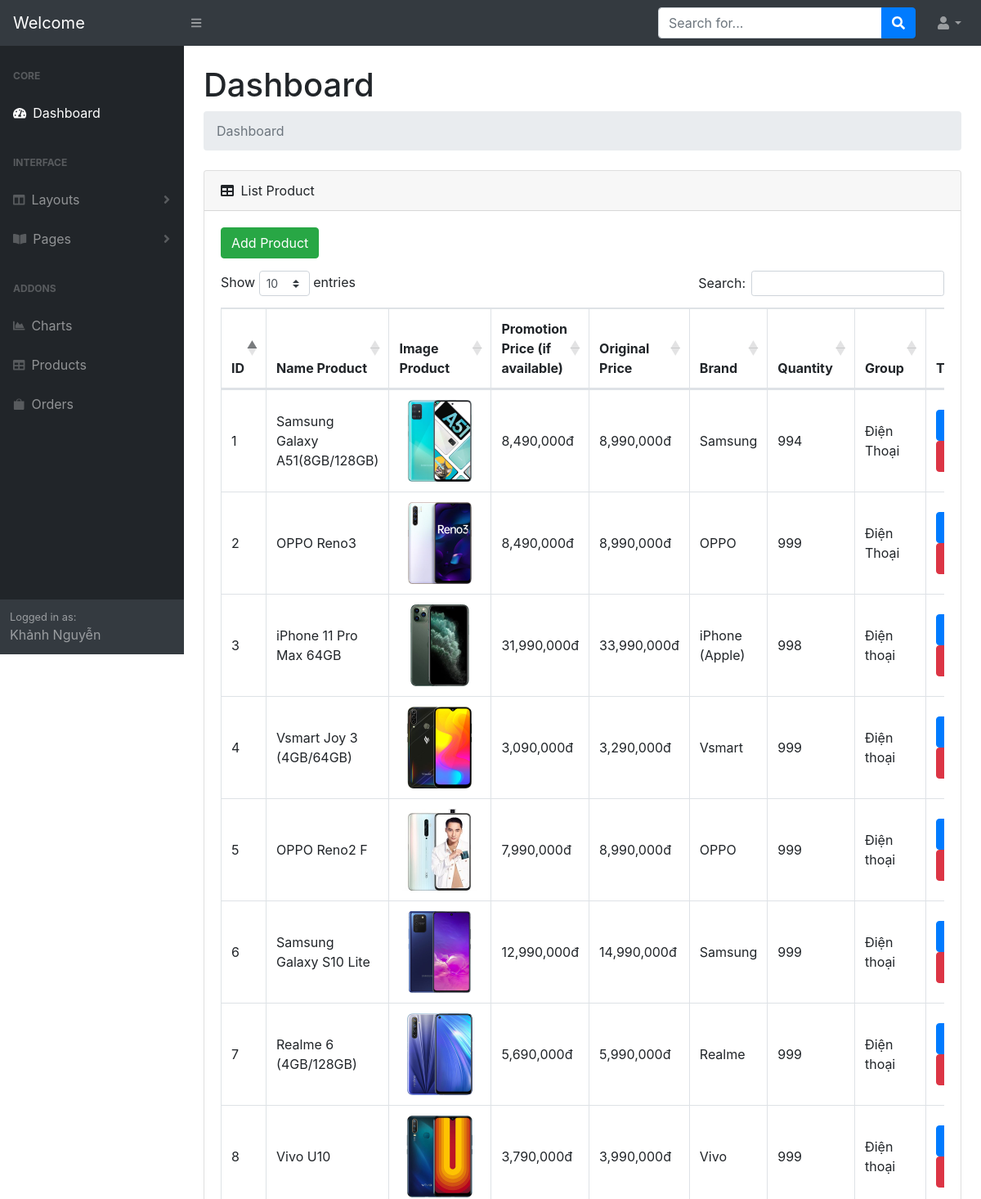
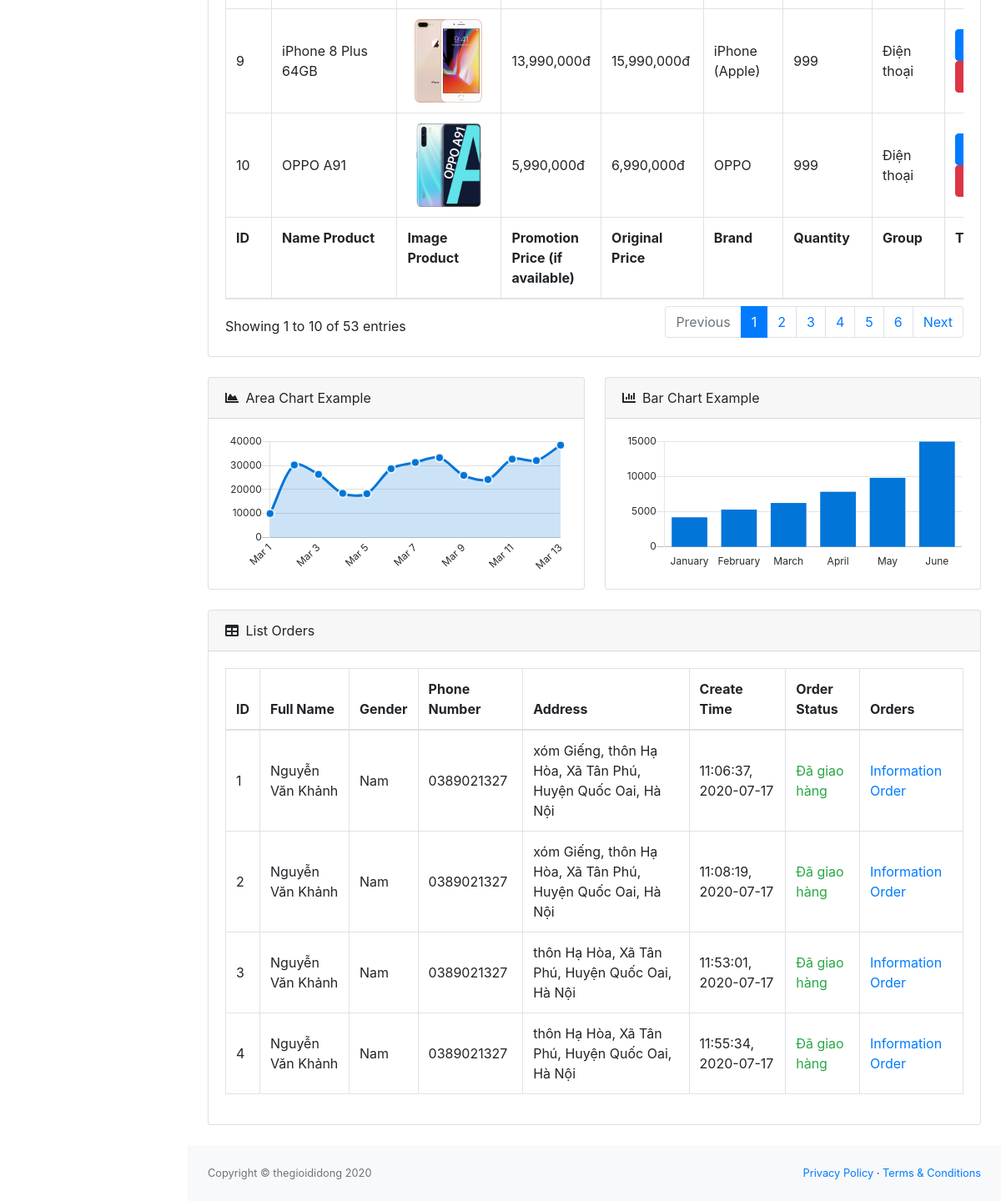
The page /login/admin/dist/index.php on the database as committed earlier (2 pictures, top to bottom).
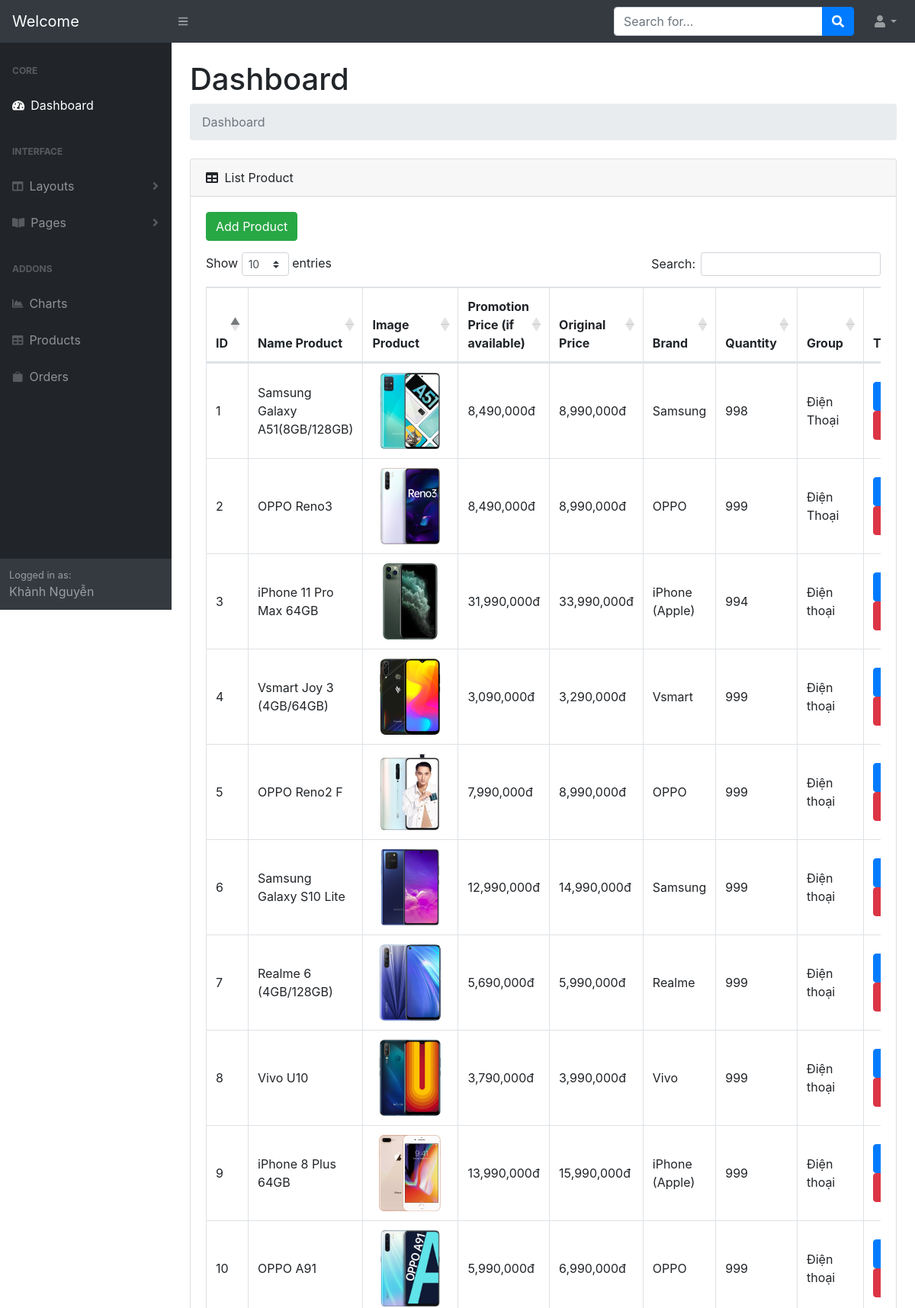
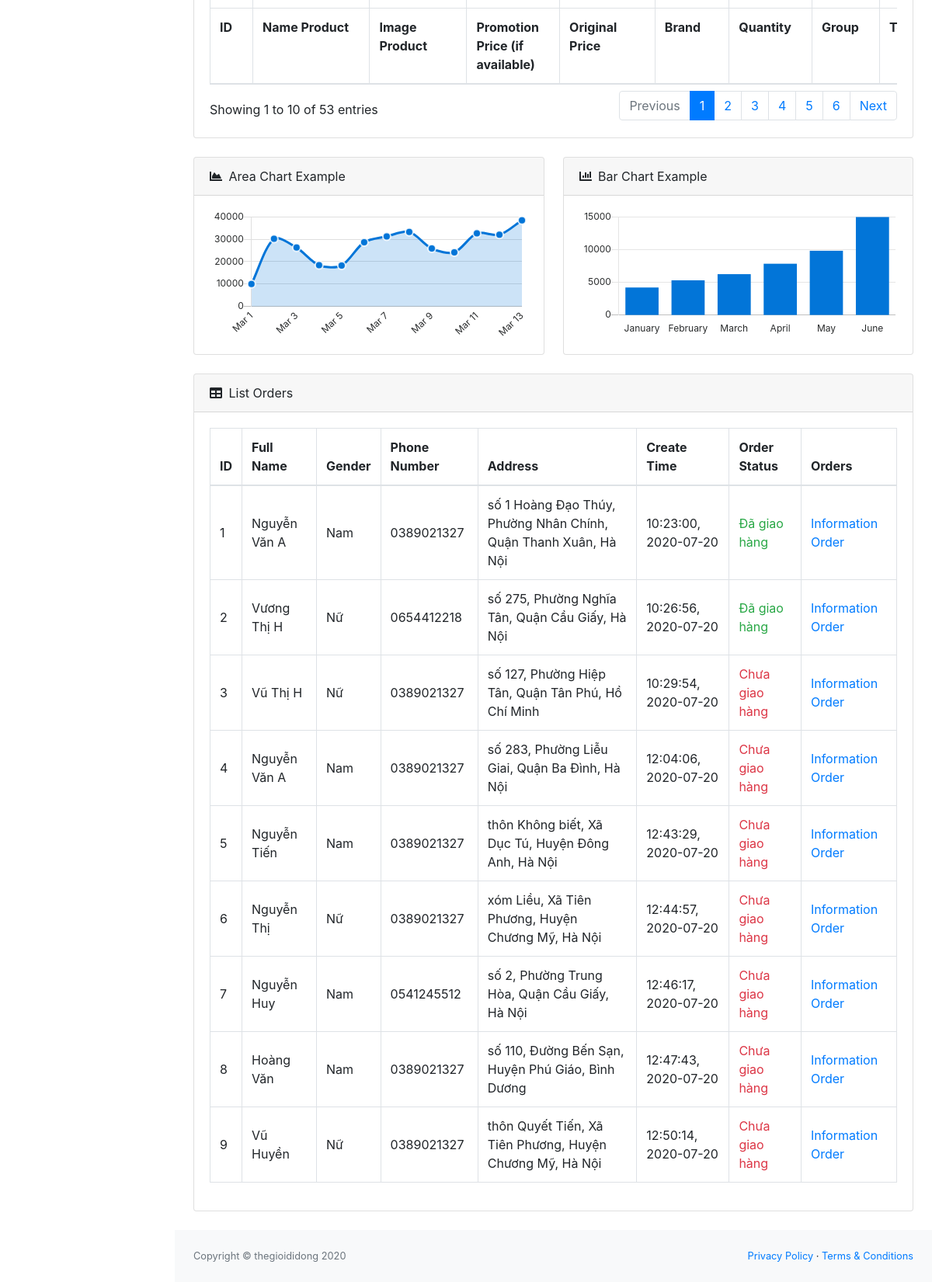
The same page on the database as committed later (2 pictures, top to bottom).
### tables this page shows
CREATE TABLE `product` (
  `ProductId` int(11) NOT NULL,
  `ProductName` varchar(225) DEFAULT NULL,
  `ProductImage` varchar(225) DEFAULT NULL,
  `PriceCurrent` int(11) DEFAULT NULL,
  `PricePromo` varchar(225) DEFAULT NULL,
  `Brand` varchar(225) DEFAULT NULL,
  `Quantity` int(11) DEFAULT NULL,
  `GroupProduct` varchar(50) NOT NULL,
  `folder` varchar(50) NOT NULL
);

CREATE TABLE `customer` (
  `CustomID` int(11) NOT NULL,
  `FullName` varchar(225) DEFAULT NULL,
  `Gender` varchar(10) DEFAULT NULL,
  `PhoneNumber` int(11) DEFAULT NULL,
  `Email` varchar(50) DEFAULT NULL,
  `Address` varchar(225) DEFAULT NULL,
  `NoteCart` varchar(225) NOT NULL,
  `TotalPay` int(11) NOT NULL,
  `CreateTime` varchar(225) NOT NULL,
  `Status` tinyint(1) NOT NULL
);

### libs/function.php (called while the page is built, shortened)
<?php
	global $conn;
	function show_all(){
		global $conn;
		$sql = 'SELECT * FROM product';
		$query = mysqli_query($conn, $sql);
		$result = array();
		if($query) {
			while($row = mysqli_fetch_assoc($query)){
				$result[] = $row;
			}
		}
		return $result;
	}
	function info_orders(){
		global $conn;
		$sql = "SELECT * FROM customer";
		$query = mysqli_query($conn, $sql);
		$result = array();
		if($query) {
			while($row = mysqli_fetch_assoc($query)){
				$result[] = $row;
			}
		}
		return $result;
	}
?>

### login/admin/dist/index.php (the view, shortened to what this page needs)
<?php
    require'../../../libs/function.php';
    $orders = info_orders();
    $product = show_all();
?>
<!DOCTYPE html>
<html lang="vi">
    <head>
        <link href="css/styles.css" rel="stylesheet" />
        <link href="https://cdn.datatables.net/1.10.20/css/dataTables.bootstrap4.min.css" rel="stylesheet" />
    </head>
    <body class="sb-nav-fixed">
        <nav class="sb-topnav navbar navbar-expand navbar-dark bg-dark">
            <a class="navbar-brand" href="index.php">Welcome</a>
            <button class="btn btn-link btn-sm order-1 order-lg-0" id="sidebarToggle" href="#"><i class="fas fa-bars"></i></button>
            <form class="d-none d-md-inline-block form-inline ml-auto mr-0 mr-md-3 my-2 my-md-0">
                <div class="input-group">
                    <input class="form-control" type="text" placeholder="Search for..." aria-label="Search" aria-describedby="basic-addon2" />
                    <div class="input-group-append">
                        <button class="btn btn-primary" type="button"><i class="fas fa-search"></i></button>
                    </div>
                </div>
            </form>
            <ul class="navbar-nav ml-auto ml-md-0">
                <li class="nav-item dropdown">
                    <a class="nav-link dropdown-toggle" id="userDropdown" href="#" role="button" data-toggle="dropdown" aria-haspopup="true" aria-expanded="false"><i class="fas fa-user fa-fw"></i></a>
                </li>
            </ul>
        </nav>
        <div id="layoutSidenav">
            <div id="layoutSidenav_nav">
                <nav class="sb-sidenav accordion sb-sidenav-dark" id="sidenavAccordion">
                    <div class="sb-sidenav-menu">
                        <div class="nav">
                            <div class="sb-sidenav-menu-heading">Core</div>
                            <a class="nav-link" href="index.php">
                                <div class="sb-nav-link-icon"><i class="fas fa-tachometer-alt"></i></div>
                                Dashboard
                            </a>
                            <div class="sb-sidenav-menu-heading">Interface</div>
                            <a class="nav-link collapsed" href="#" data-toggle="collapse" data-target="#collapseLayouts" aria-expanded="false" aria-controls="collapseLayouts">
                                <div class="sb-nav-link-icon"><i class="fas fa-columns"></i></div>
                                Layouts
                                <div class="sb-sidenav-collapse-arrow"><i class="fas fa-angle-down"></i></div>
                            </a>
                            <a class="nav-link collapsed" href="#" data-toggle="collapse" data-target="#collapsePages" aria-expanded="false" aria-controls="collapsePages">
                                <div class="sb-nav-link-icon"><i class="fas fa-book-open"></i></div>
                                Pages
                                <div class="sb-sidenav-collapse-arrow"><i class="fas fa-angle-down"></i></div>
                            </a>
                            <div class="sb-sidenav-menu-heading">Addons</div>
                            <a class="nav-link" href="charts.php">
                                <div class="sb-nav-link-icon"><i class="fas fa-chart-area"></i></div>
                                Charts
                            </a>
                            <a class="nav-link" href="tables.php">
                                <div class="sb-nav-link-icon"><i class="fas fa-table"></i></div>
                                Products
                            </a>
                            <a class="nav-link" href="orders.php">
                                <div class="sb-nav-link-icon" style="display: flex">
                                    <svg width="1em" height="1em" viewBox="0 0 16 16" class="bi bi-bag-fill" fill="currentColor" xmlns="http://www.w3.org/2000/svg">
                                        <path d="M1 4h14v10a2 2 0 0 1-2 2H3a2 2 0 0 1-2-2V4zm7-2.5A2.5 2.5 0 0 0 5.5 4h-1a3.5 3.5 0 1 1 7 0h-1A2.5 2.5 0 0 0 8 1.5z"/>
                                    </svg>
                                </div>
                               Orders
                            </a>
                        </div>
                    </div>
                    <div class="sb-sidenav-footer">
                        <div class="small">Logged in as:</div>
                        Khảnh Nguyễn
                    </div>
                </nav>
            </div>
            <div id="layoutSidenav_content">
                <main>
                    <div class="container-fluid">
                        <h1 class="mt-4">Dashboard</h1>
                        <ol class="breadcrumb mb-4">
                            <li class="breadcrumb-item active">Dashboard</li>
                        </ol>
                        <div class="card mb-4">
                            <div class="card-header">
                                <i class="fas fa-table mr-1"></i>
                                List Product
                            </div>
                            <div class="card-body">
                                <div class="table-responsive">
                                    <div style="margin-bottom: 15px;">
                                        <a class="btn btn-success" href="add-product.php" class="add">Add Product</a>
                                    </div>
                                    <table class="table table-bordered" id="dataTable" width="100%" cellspacing="0">
                                        <thead>
                                            <tr>
                                                <th>ID</th>
                                                <th>Name Product</th>
                                                <th>Image Product</th>
                                                <th>Promotion Price (if available)</th>
                                                <th>Original Price </th>
                                                <th>Brand</th>
                                                <th>Quantity</th>
                                                <th>Group</th>
                                                <th>Tool</th>
                                            </tr>
                                        </thead>
                                        <tfoot>
                                            <tr>
                                                <th>ID</th>
                                                <th>Name Product</th>
                                                <th>Image Product</th>
                                                <th>Promotion Price (if available)</th>
                                                <th>Original Price </th>
                                                <th>Brand</th>
                                                <th>Quantity</th>
                                                <th>Group</th>
                                                <th>Tool</th>
                                            </tr>
                                        </tfoot>
                                        <tbody>
                                            <tr>
                                                <?php
                                                    foreach ($product as $item) {?>
                                                <td><?php echo $item['ProductId']; ?></td>
                                                <td class="name"><?php echo $item['ProductName']; ?></td>
                                                <td><img src="<?php echo '../../../'.$item['ProductImage']; ?>" height="100"></td>
                                                <td class="price"><?php echo number_format($item['PricePromo']); ?>đ</td>
                                                <td class="price old"><?php echo number_format($item['PriceCurrent']); ?>đ</td>
                                                <td class="brand"><?php echo $item['Brand']; ?></td>
                                                <td><?php echo $item['Quantity']; ?></td>
                                                <td class="group"><?php echo $item['GroupProduct']; ?></td>
                                                <td>
                                                    <a class="btn btn-primary" href="edit-product.php?id=<?php echo $item['ProductId'];?>">Edit</a>
                                                    <a class="btn btn-danger" href="../delete-product.php?id=<?php echo $item['ProductId'];?>" onclick="return confirm('Xóa sản phẩm ?')">Delete</a>
                                                </td>
                                            </tr>
                                                <?php } ?>
                                        </tbody>
                                    </table>
                                </div>
                            </div>
                        </div>
                        <div class="row">
                            <div class="col-xl-6">
                                <div class="card mb-4">
                                    <div class="card-header">
                                        <i class="fas fa-chart-area mr-1"></i>
                                        Area Chart Example
                                    </div>
                                    <div class="card-body"><canvas id="myAreaChart" width="100%" height="40"></canvas></div>
                                </div>
                            </div>
                            <div class="col-xl-6">
                                <div class="card mb-4">
                                    <div class="card-header">
                                        <i class="fas fa-chart-bar mr-1"></i>
                                        Bar Chart Example
                                    </div>
                                    <div class="card-body"><canvas id="myBarChart" width="100%" height="40"></canvas></div>
                                </div>
                            </div>
                        </div>
                        <div class="card mb-4">
                            <div class="card-header">
                                <i class="fas fa-table mr-1"></i>
                                List Orders
                            </div>
                            <div class="card-body">
                                <div class="table-responsive">
                                    <table class="table table-bordered" width="100%" cellspacing="0">
                                        <thead>
                                            <tr>
                                                <th>ID</th>
                                                <th>Full Name</th>
                                                <th>Gender</th>
                                                <th>Phone Number</th>
                                                <th>Address </th>
                                                <th>Create Time </th>
                                                <th>Order Status</th>
                                                <th>Orders</th>
                                            </tr>
                                        </thead>
                                        <tbody>
                                            <tr class="data-notnull">
                                                <?php
                                                    foreach ($orders as $data) {?>
                                                <td class="CustomID"><?php echo $data['CustomID']; ?></td>
                                                <td><?php echo $data['FullName']; ?></td>
                                                <td><?php echo $data['Gender']; ?></td>
                                                <td>0<?php echo $data['PhoneNumber']; ?></td>
                                                <td><?php echo $data['Address'] ?></td>
                                                <td><?php echo $data['CreateTime']; ?></td>
                                                <td><?php if($data['Status']==0){ echo "<div class='text-danger'>Chưa giao hàng</div>";}else echo "<div class='text-success'>Đã giao hàng</div>"; ?></td>
                                                <td><a href="info_orders.php?id=<?php echo $data['CustomID']; ?>">Information Order</a></td>
                                            </tr>
                                                <?php } ?>
                                        </tbody>
                                    </table>
                                </div>
                            </div>
                        </div>
                    </div>
                </main>
                <footer class="py-4 bg-light mt-auto">
                    <div class="container-fluid">
                        <div class="d-flex align-items-center justify-content-between small">
                            <div class="text-muted">Copyright &copy; thegioididong 2020</div>
                            <div>
                                <a href="#">Privacy Policy</a>
                                &middot;
                                <a href="#">Terms &amp; Conditions</a>
                            </div>
                        </div>
                    </div>
                </footer>
            </div>
        </div>
    </body>
</html>

### login/admin/dist/index.php (style rules this page uses)
.table td { vertical-align: middle; }

Rows that differ between the two databases and show on the page:
changed product "Samsung Galaxy A51(8GB/128GB)": Quantity "994" → "998"
changed product "iPhone 11 Pro Max 64GB": Quantity "998" → "994"
changed customer id 1: FullName "Nguyễn Văn Khảnh" → "Nguyễn Văn A"; Address "xóm Giếng, thôn Hạ Hòa, Xã Tân Phú, Huyện Quốc Oai, Hà Nội" → "số 1 Hoàng Đạo Thúy, Phường Nhân Chính, Quận Thanh Xuân, Hà Nội"; CreateTime "11:06:37, 2020-07-17" → "10:23:00, 2020-07-20"
changed customer id 2: FullName "Nguyễn Văn Khảnh" → "Vương Thị H"; Gender "Nam" → "Nữ"; PhoneNumber "389021327" → "654412218"; Address "xóm Giếng, thôn Hạ Hòa, Xã Tân Phú, Huyện Quốc Oai, Hà Nội" → "số 275, Phường Nghĩa Tân, Quận Cầu Giấy, Hà Nội"; CreateTime "11:08:19, 2020-07-17" → "10:26:56, 2020-07-20"
changed customer id 3: FullName "Nguyễn Văn Khảnh" → "Vũ Thị H"; Gender "Nam" → "Nữ"; Address "thôn Hạ Hòa, Xã Tân Phú, Huyện Quốc Oai, Hà Nội" → "số 127, Phường Hiệp Tân, Quận Tân Phú, Hồ Chí Minh"; CreateTime "11:53:01, 2020-07-17" → "10:29:54, 2020-07-20"; Status "Đã giao hàng" → "Chưa giao hàng"
changed customer id 4: FullName "Nguyễn Văn Khảnh" → "Nguyễn Văn A"; Address "thôn Hạ Hòa, Xã Tân Phú, Huyện Quốc Oai, Hà Nội" → "số 283, Phường Liễu Giai, Quận Ba Đình, Hà Nội"; CreateTime "11:55:34, 2020-07-17" → "12:04:06, 2020-07-20"; Status "Đã giao hàng" → "Chưa giao hàng"
added customer: CustomID "5", FullName "Nguyễn Tiến", Gender "Nam", PhoneNumber "389021327", Address "thôn Không biết, Xã Dục Tú, Huyện Đông Anh, Hà Nội", CreateTime "12:43:29, 2020-07-20", Status "Chưa giao hàng"
added customer: CustomID "6", FullName "Nguyễn Thị", Gender "Nữ", PhoneNumber "389021327", Address "xóm Liều, Xã Tiên Phương, Huyện Chương Mỹ, Hà Nội", CreateTime "12:44:57, 2020-07-20", Status "Chưa giao hàng"
added customer: CustomID "7", FullName "Nguyễn Huy", Gender "Nam", PhoneNumber "541245512", Address "số 2, Phường Trung Hòa, Quận Cầu Giấy, Hà Nội", CreateTime "12:46:17, 2020-07-20", Status "Chưa giao hàng"
added customer: CustomID "8", FullName "Hoàng Văn", Gender "Nam", PhoneNumber "389021327", Address "số 110, Đường Bến Sạn, Huyện Phú Giáo, Bình Dương", CreateTime "12:47:43, 2020-07-20", Status "Chưa giao hàng"
added customer: CustomID "9", FullName "Vũ Huyền", Gender "Nữ", PhoneNumber "389021327", Address "thôn Quyết Tiến, Xã Tiên Phương, Huyện Chương Mỹ, Hà Nội", CreateTime "12:50:14, 2020-07-20", Status "Chưa giao hàng"
